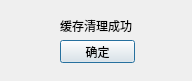
<?xml version="1.0" encoding="UTF-8"?>
<ui version="4.0">
 <class>Dialog</class>
 <widget class="QDialog" name="Dialog">
  <property name="geometry">
   <rect>
    <x>0</x>
    <y>0</y>
    <width>192</width>
    <height>81</height>
   </rect>
  </property>
  <property name="windowTitle">
   <string>Dialog</string>
  </property>
  <widget class="QLabel" name="label">
   <property name="geometry">
    <rect>
     <x>60</x>
     <y>16</y>
     <width>81</width>
     <height>20</height>
    </rect>
   </property>
   <property name="text">
    <string>缓存清理成功</string>
   </property>
  </widget>
  <widget class="QPushButton" name="pushButton">
   <property name="geometry">
    <rect>
     <x>60</x>
     <y>40</y>
     <width>75</width>
     <height>23</height>
    </rect>
   </property>
   <property name="text">
    <string>确定</string>
   </property>
  </widget>
 </widget>
 <resources/>
 <connections/>
</ui>
